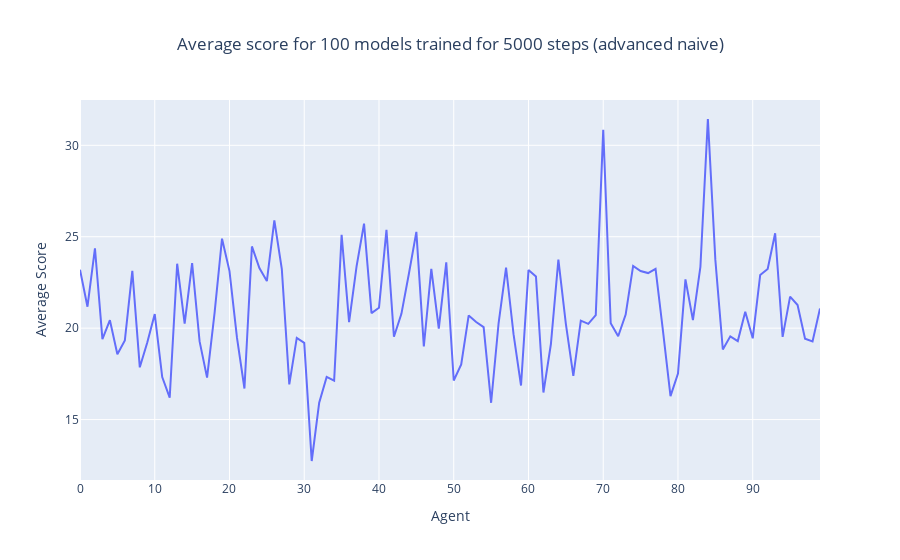
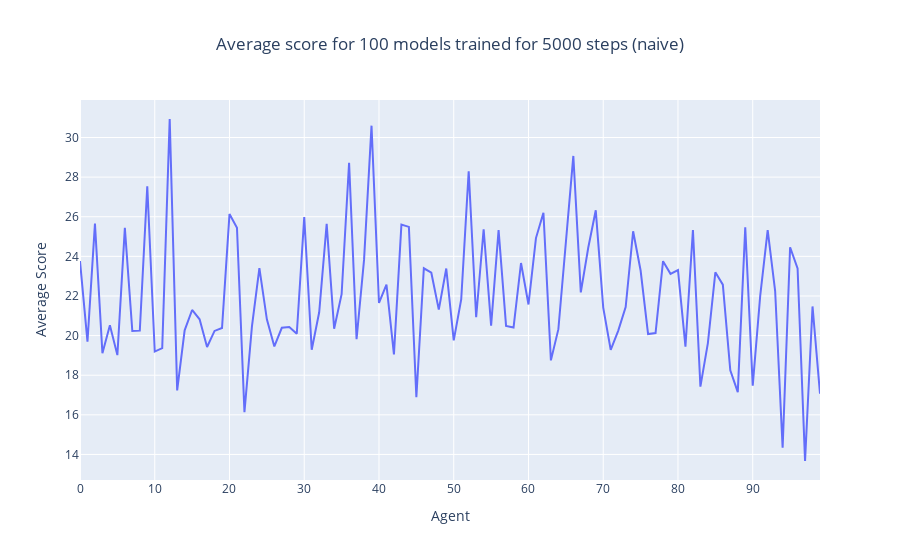

The notebook cell saved with these charts, in order:
### Code cell
avg_list_adv_naive = [23.199, 21.174, 24.369, 19.39632277834525, 20.436, 18.573, 19.332988624612202, 23.135, 17.857917570498916, 19.215, 20.772, 17.325, 16.199, 23.523, 20.252, 23.558, 19.273, 17.295362903225808, 20.816, 24.892892892892892, 23.123, 19.48, 16.701, 24.469, 23.286, 22.576, 25.894, 23.23, 16.92581300813008, 19.468, 19.193, 12.735106382978723, 15.922, 17.335, 17.134, 25.106, 20.327, 23.383, 25.72, 20.819, 21.119, 25.373, 19.53, 20.781, 22.974, 25.264, 19.005, 23.246, 19.976, 23.6, 17.135, 18.013, 20.697, 20.33811475409836, 20.056, 15.919, 20.2672147995889, 23.308, 19.668, 16.863, 23.175, 22.823, 16.479, 19.133, 23.75, 20.236, 17.386, 20.407826982492278, 20.234, 20.713, 30.853, 20.267, 19.556, 20.740277777777777, 23.402, 23.123, 23.01226158038147, 23.246, 19.828, 16.285, 17.520120724346075, 22.668, 20.444, 23.354, 31.438, 23.733, 18.834029227557412, 19.555, 19.295, 20.897, 19.444, 22.91, 23.236, 25.192, 19.525, 21.723, 21.265, 19.418, 19.271, 21.077]
plot(avg_list_adv_naive, title="Average score for 100 models trained for 5000 steps (advanced naive)", xlabel="Agent", ylabel="Average Score")

avg_list_naive = [23.762, 19.692, 25.653, 19.106, 20.519, 19.014, 25.438, 20.23, 20.249, 27.540860215053762, 19.195, 19.368, 30.934, 17.234, 20.266, 21.293, 20.825, 19.426, 20.236, 20.384, 26.135, 25.441, 16.138, 20.452, 23.402, 20.82059123343527, 19.454, 20.395, 20.437, 20.096, 25.985, 19.283, 21.179, 25.64, 20.3480947476828, 22.094, 28.727, 19.821, 23.82, 30.597, 21.647, 22.573, 19.053, 25.604, 25.487, 16.894, 23.397, 23.174, 21.309, 23.385, 19.761, 21.825, 28.293, 20.928, 25.367, 20.502, 25.326, 20.487, 20.405, 23.664, 21.57, 24.922, 26.199, 18.749, 20.326, 24.837, 29.068, 22.18, 24.448, 26.324, 21.413, 19.283, 20.24, 21.438, 25.268, 23.285, 20.079, 20.131, 23.755, 23.118, 23.306, 19.444, 25.328, 17.423, 19.622, 23.196, 22.571, 18.25, 17.148, 25.46946946946947, 17.473, 22.005, 25.324, 22.25, 14.33838383838384, 24.46, 23.395, 13.669, 21.472, 17.0668016194332]
plot(avg_list_naive, title="Average score for 100 models trained for 5000 steps (naive)", xlabel="Agent", ylabel="Average Score")

print(avg_list)
